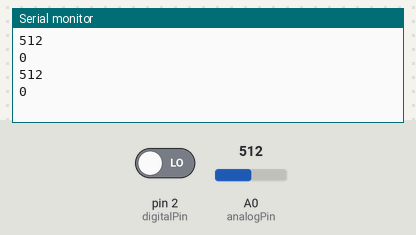
Bench run of a sketch on a simulated Arduino Uno, built with avr-gcc and run on an emulated ATmega328P. Shown: the last lines printed to the serial monitor. The test bench sets the inputs (shaded band); at power-on: A0 (analogPin) = 512, pin 2 (digitalPin) LOW.

Above: at 1.8 s.
1.9 s: A0 (analogPin) set to 716
At 2.3 s:
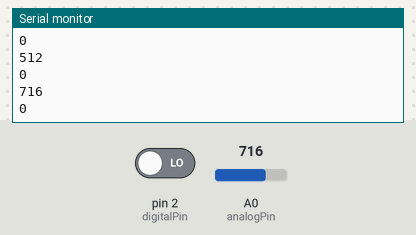
3.4 s: pin 2 (digitalPin) driven HIGH
At 4.7 s:
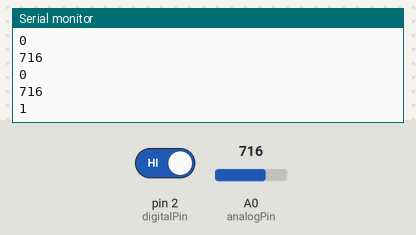
4.9 s: A0 (analogPin) set to 900
At 5.8 s:
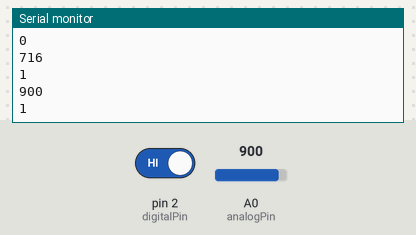
Timing chart, 0 to 7.9 s (numbered marks = the images above; inputs shaded):
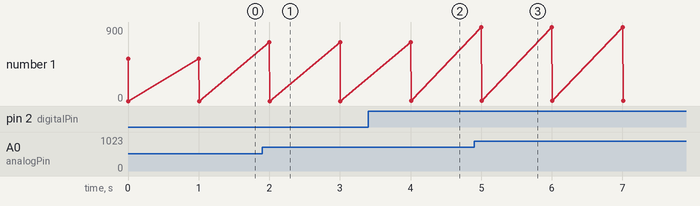

The sketch:

sketch_apr09a.ino
```cpp
int analogPin = 0;     // potentiometer wiper (middle terminal) connected to analog pin 3
int digitalPin =2;                       // outside leads to ground and +5V
int val = 0;           // variable to store the value read
int val2 = 0;
int previousValue = 0;
boolean on = false;
boolean previousState = false;
unsigned int count = 0;

void setup()
{
  Serial.begin(9600);          //  setup serial
}

void loop()
{
  val = analogRead(analogPin);
  val2 = digitalRead(digitalPin);

  Serial.println( val );
  Serial.println( val2 );
  delay( 1000 );
}
```

Measured:
- after the input at 1.9 s, the serial monitor: prints a new line after 0.10 s (image 1)
- after the input at 3.4 s, the serial monitor: prints a new line after 0.61 s (image 2)
- after the input at 4.9 s, the serial monitor: prints a new line after 0.10 s (image 3)
- plotted number 1: 0 → 1 after the input at 3.4 s
